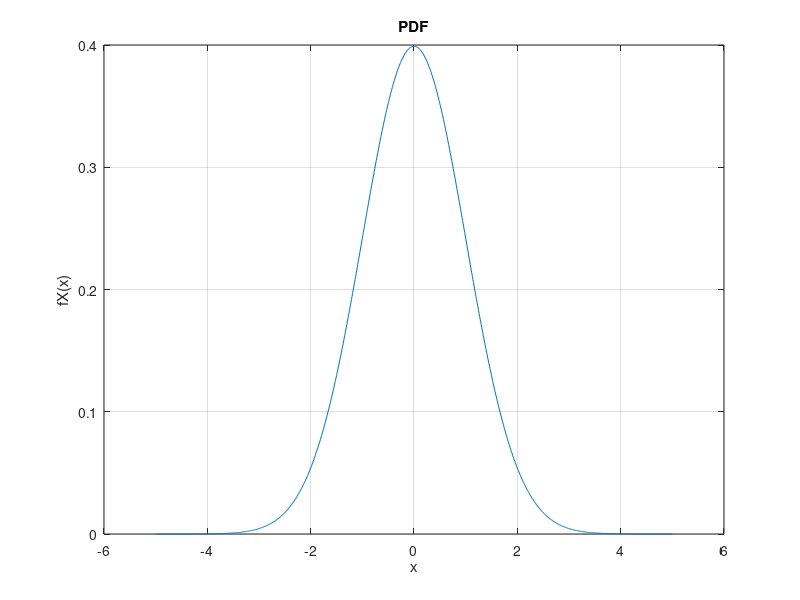
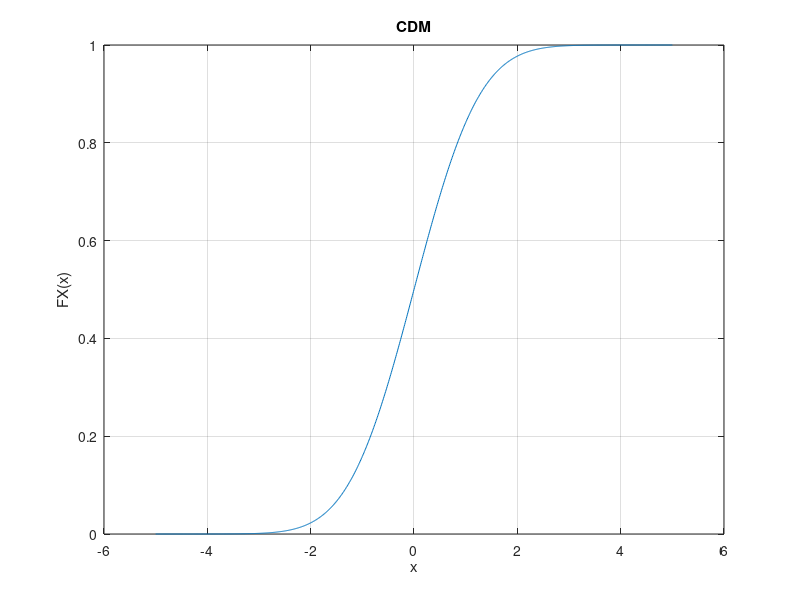
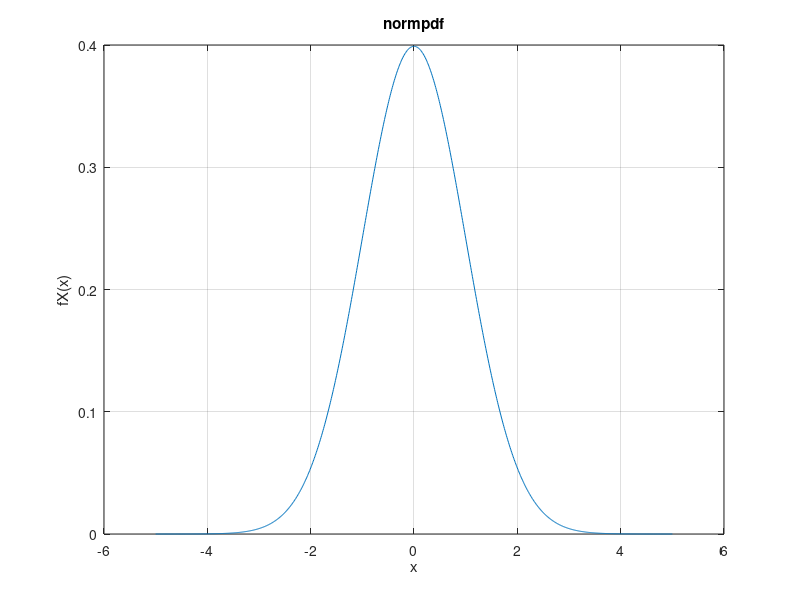
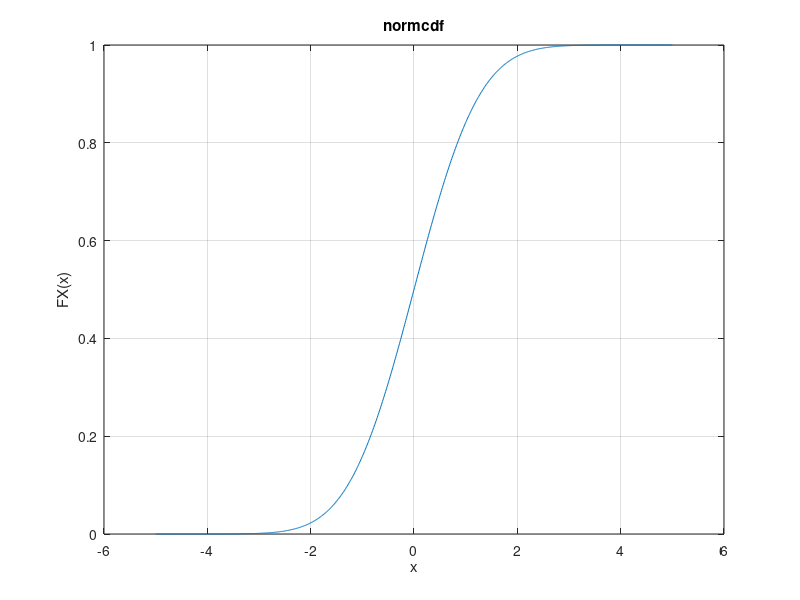

These charts were generated, in order, by the following MATLAB code:
clc ; close all ; clear all ;
x=-5:0.01:5 ;
%% PART A :
fX = exp((-x.^2)/2)/sqrt(2*pi) ;
FX = 1-qfunc(x) ;

% plotting them :
figure(1);
plot(x,fX); 
xlabel('x'); 
ylabel('fX(x)'); 
title('PDF'); 
grid on
%----------------
figure(2);
plot(x,FX); 
xlabel('x'); 
ylabel('FX(x)'); 
title('CDM'); 
grid on

%% PART B :
figure(3);
plot(x,normpdf(x));
xlabel('x'); 
ylabel('fX(x)'); 
title('normpdf');
grid on;

%% PART C :
figure(4);
plot(x,normcdf(x));
xlabel('x'); 
ylabel('FX(x)'); 
title('normcdf');
grid on;